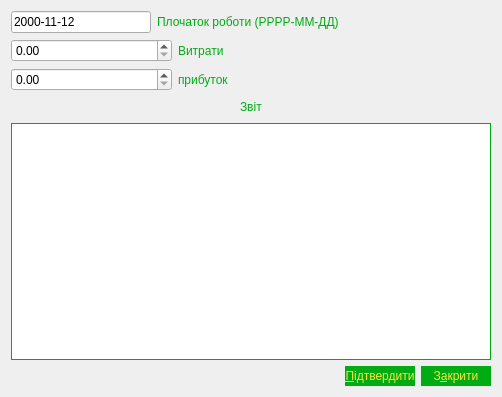
<?xml version="1.0" encoding="UTF-8"?>
<ui version="4.0">
 <class>ChangeTableStatisticss</class>
 <widget class="QDialog" name="ChangeTableStatisticss">
  <property name="geometry">
   <rect>
    <x>0</x>
    <y>0</y>
    <width>502</width>
    <height>397</height>
   </rect>
  </property>
  <property name="windowTitle">
   <string>Dialog</string>
  </property>
  <layout class="QGridLayout" name="gridLayout">
   <item row="0" column="0">
    <layout class="QVBoxLayout" name="verticalLayout">
     <item>
      <layout class="QHBoxLayout" name="horizontalLayout_4">
       <item>
        <widget class="QLineEdit" name="dateEdit">
         <property name="toolTip">
          <string>&lt;html&gt;&lt;head/&gt;&lt;body&gt;&lt;p&gt;&lt;span style=&quot; color:#aa0000;&quot;&gt;Формат дати &lt;/span&gt;&lt;/p&gt;&lt;p&gt;&lt;span style=&quot; font-size:12pt; color:#aa0000;&quot;&gt;(&lt;/span&gt;&lt;span style=&quot; font-size:12pt; color:#005500;&quot;&gt;РРРР-ММ-ДД&lt;/span&gt;&lt;span style=&quot; font-size:12pt; color:#aa0000;&quot;&gt;)&lt;/span&gt;&lt;/p&gt;&lt;/body&gt;&lt;/html&gt;</string>
         </property>
         <property name="text">
          <string>2000-11-12</string>
         </property>
        </widget>
       </item>
       <item>
        <widget class="QLabel" name="labelData">
         <property name="minimumSize">
          <size>
           <width>160</width>
           <height>0</height>
          </size>
         </property>
         <property name="styleSheet">
          <string notr="true">color:#00AC14</string>
         </property>
         <property name="text">
          <string>Плочаток роботи (РРРР-ММ-ДД)</string>
         </property>
        </widget>
       </item>
      </layout>
     </item>
     <item>
      <layout class="QHBoxLayout" name="horizontalLayout_2">
       <item>
        <widget class="QDoubleSpinBox" name="BoxCosts"/>
       </item>
       <item>
        <widget class="QLabel" name="labelCosts">
         <property name="styleSheet">
          <string notr="true">color:#00AC14</string>
         </property>
         <property name="text">
          <string>Витрати</string>
         </property>
        </widget>
       </item>
      </layout>
     </item>
     <item>
      <layout class="QHBoxLayout" name="horizontalLayout_3">
       <item>
        <widget class="QDoubleSpinBox" name="BoxProfit"/>
       </item>
       <item>
        <widget class="QLabel" name="labelProfit">
         <property name="styleSheet">
          <string notr="true">color:#00AC14</string>
         </property>
         <property name="text">
          <string>прибуток</string>
         </property>
        </widget>
       </item>
      </layout>
     </item>
    </layout>
   </item>
   <item row="3" column="1">
    <layout class="QHBoxLayout" name="horizontalLayout">
     <item>
      <widget class="QPushButton" name="ButtonApply">
       <property name="minimumSize">
        <size>
         <width>70</width>
         <height>20</height>
        </size>
       </property>
       <property name="toolTip">
        <string>&lt;html&gt;&lt;head/&gt;&lt;body&gt;&lt;p&gt;Enter&lt;/p&gt;&lt;/body&gt;&lt;/html&gt;</string>
       </property>
       <property name="styleSheet">
        <string notr="true">QPushButton{
background:#00AC14;
color:#FFE53E;
border:0px solid #FFFFFF;

}
QPushButton:hover{
background:#2DBE3B;
color:#FFE53E;
border:0px solid #FFFFFF;
}
QPushButton:pressed{
background:qlineargradient(spread:reflect, x1:0.433, y1:0, x2:0.438494, y2:0.500227, stop:0 rgba(255, 255, 255, 255), stop:0.365169 rgba(49, 196, 64, 255));
color:#FFE53E;
border:0px solid #FFFFFF;
}</string>
       </property>
       <property name="text">
        <string>&amp;Підтвердити</string>
       </property>
      </widget>
     </item>
     <item>
      <widget class="QPushButton" name="ButtonClose">
       <property name="minimumSize">
        <size>
         <width>70</width>
         <height>20</height>
        </size>
       </property>
       <property name="toolTip">
        <string>&lt;html&gt;&lt;head/&gt;&lt;body&gt;&lt;p&gt;ctrl+f&lt;/p&gt;&lt;/body&gt;&lt;/html&gt;</string>
       </property>
       <property name="styleSheet">
        <string notr="true">QPushButton{
background:#00AC14;
color:#FFE53E;
border:0px solid #FFFFFF;

}
QPushButton:hover{
background:#2DBE3B;
color:#FFE53E;
border:0px solid #FFFFFF;
}
QPushButton:pressed{
background:qlineargradient(spread:reflect, x1:0.433, y1:0, x2:0.438494, y2:0.500227, stop:0 rgba(255, 255, 255, 255), stop:0.365169 rgba(49, 196, 64, 255));
color:#FFE53E;
border:0px solid #FFFFFF;
}</string>
       </property>
       <property name="text">
        <string>З&amp;акрити</string>
       </property>
      </widget>
     </item>
    </layout>
   </item>
   <item row="2" column="0" colspan="2">
    <layout class="QGridLayout" name="gridLayout_2">
     <item row="1" column="1">
      <widget class="QLabel" name="labelReport">
       <property name="styleSheet">
        <string notr="true">color:#00AC14;</string>
       </property>
       <property name="text">
        <string>Звіт</string>
       </property>
      </widget>
     </item>
     <item row="1" column="0">
      <spacer name="horizontalSpacer">
       <property name="orientation">
        <enum>Qt::Horizontal</enum>
       </property>
       <property name="sizeHint" stdset="0">
        <size>
         <width>40</width>
         <height>20</height>
        </size>
       </property>
      </spacer>
     </item>
     <item row="1" column="2">
      <spacer name="horizontalSpacer_2">
       <property name="orientation">
        <enum>Qt::Horizontal</enum>
       </property>
       <property name="sizeHint" stdset="0">
        <size>
         <width>40</width>
         <height>20</height>
        </size>
       </property>
      </spacer>
     </item>
     <item row="4" column="0" colspan="3">
      <widget class="QTextEdit" name="textEditReport">
       <property name="styleSheet">
        <string notr="true">QTextEdit{
border:1px solid #00AC14;

}
QTextEdit:hover{
border:2px solid #00AC14;
}
</string>
       </property>
      </widget>
     </item>
    </layout>
   </item>
  </layout>
 </widget>
 <resources/>
 <connections/>
</ui>
